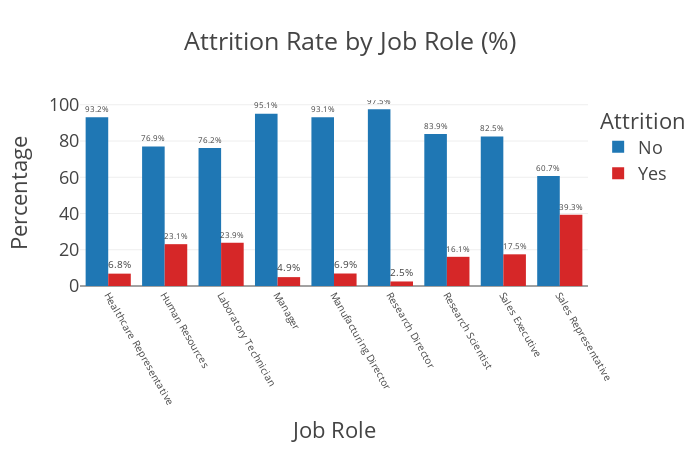

The notebook cell saved with this chart:
### Code cell
import os
import plotly.express as px

# Your grouping and calculation remains the same

color_discrete_map = {
    'Yes': '#d62728',  # red for attrition
    'No': '#1f77b4'    # blue for no attrition
}

fig = px.bar(
    attrition_by_role,
    x='JobRole',
    y='percentage',
    color='Attrition',
    barmode='group',
    title='Attrition Rate by Job Role (%)',
    labels={'percentage': 'Percentage', 'JobRole': 'Job Role'},
    color_discrete_map=color_discrete_map,
    text='percentage',
    width=700,
    height=450
)

fig.update_layout(
    xaxis_tickangle=60,
    xaxis=dict(automargin=True, tickfont=dict(size=10)),
    margin=dict(b=150),
    template="presentation",
    paper_bgcolor="rgba(0,0,0,0)",
    plot_bgcolor="rgba(0,0,0,0)",
    legend_title_text="Attrition"
)

fig.update_traces(texttemplate='%{text:.1f}%', textposition='outside')
fig.update_traces(
    hovertemplate='<b>%{x}</b><br>Attrition: %{marker.color}<br>Percentage: %{y:.2f}%<extra></extra>'
)

fig.show()

results_dir = 'results'
os.makedirs(results_dir, exist_ok=True)
fig.write_image(os.path.join(results_dir, 'Attrition_Rate_bar_chart.jpg'))
fig.write_image(os.path.join(results_dir, 'Attrition_Rate_bar_chart.png'))
fig.write_html(os.path.join(results_dir, 'Attrition_Rate_bar_chart.html'))

### Figure 1 — Plotly figure (JSON) as saved in the notebook; plotly's stock layout.template omitted (floating-point values rounded to 4 significant figures)
{"data": [{"alignmentgroup": "True", "hovertemplate": "<b>%{x}</b><br>Attrition: %{marker.color}<br>Percentage: %{y:.2f}%<extra></extra>", "legendgroup": "No", "marker": {"color": "#1f77b4", "pattern": {"shape": ""}}, "name": "No", "offsetgroup": "No", "orientation": "v", "showlegend": true, "text": [93.18, 76.92, 76.15, 95.1, 93.1, 97.5, 83.9, 82.52, 60.71], "textposition": "outside", "texttemplate": "%{text:.1f}%", "type": "bar", "x": ["Healthcare Representative", "Human Resources", "Laboratory Technician", "Manager", "Manufacturing Director", "Research Director", "Research Scientist", "Sales Executive", "Sales Representative"], "xaxis": "x", "y": [93.18, 76.92, 76.15, 95.1, 93.1, 97.5, 83.9, 82.52, 60.71], "yaxis": "y"}, {"alignmentgroup": "True", "hovertemplate": "<b>%{x}</b><br>Attrition: %{marker.color}<br>Percentage: %{y:.2f}%<extra></extra>", "legendgroup": "Yes", "marker": {"color": "#d62728", "pattern": {"shape": ""}}, "name": "Yes", "offsetgroup": "Yes", "orientation": "v", "showlegend": true, "text": [6.82, 23.08, 23.85, 4.9, 6.9, 2.5, 16.1, 17.48, 39.29], "textposition": "outside", "texttemplate": "%{text:.1f}%", "type": "bar", "x": ["Healthcare Representative", "Human Resources", "Laboratory Technician", "Manager", "Manufacturing Director", "Research Director", "Research Scientist", "Sales Executive", "Sales Representative"], "xaxis": "x", "y": [6.82, 23.08, 23.85, 4.9, 6.9, 2.5, 16.1, 17.48, 39.29], "yaxis": "y"}], "layout": {"barmode": "group", "height": 450, "legend": {"title": {"text": "Attrition"}, "tracegroupgap": 0}, "margin": {"b": 150}, "paper_bgcolor": "rgba(0, 0, 0, 0)", "plot_bgcolor": "rgba(0, 0, 0, 0)", "title": {"text": "Attrition Rate by Job Role (%)"}, "width": 700, "xaxis": {"anchor": "y", "automargin": true, "autorange": true, "domain": [0, 1], "range": [-0.5, 8.5], "tickangle": 60, "tickfont": {"size": 10}, "title": {"text": "Job Role"}, "type": "category"}, "yaxis": {"anchor": "x", "autorange": true, "domain": [0, 1], "range": [0, 102.6], "title": {"text": "Percentage"}, "type": "linear"}}}
